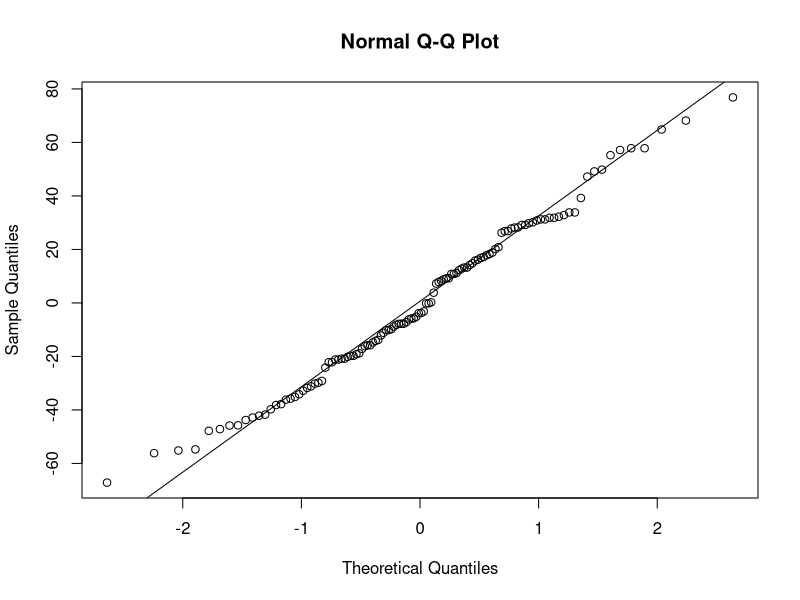
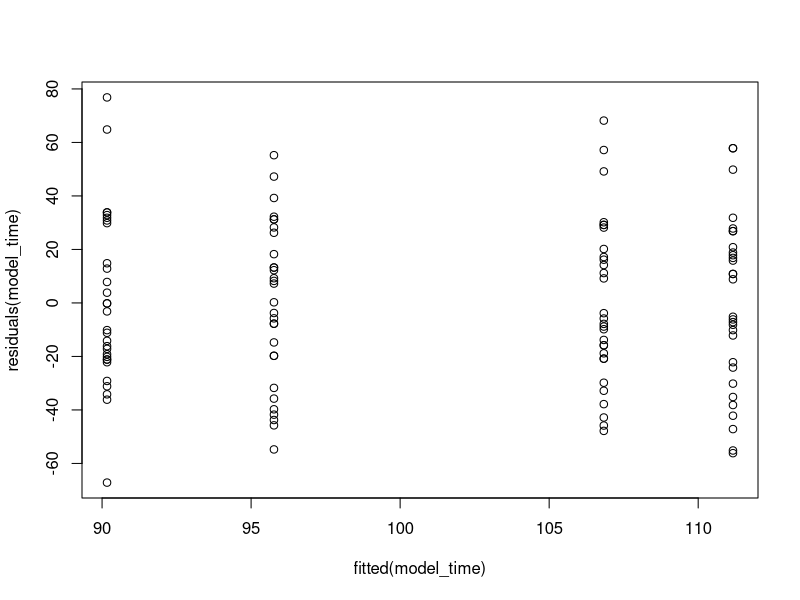
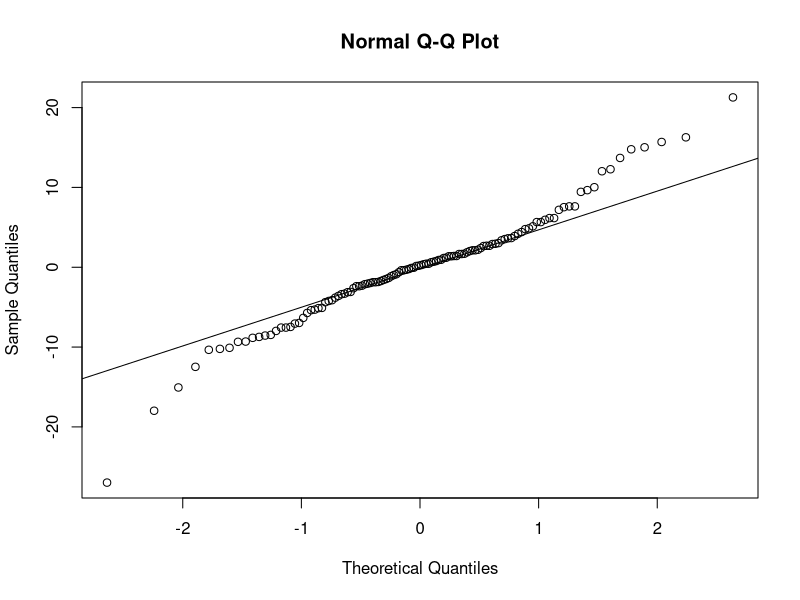
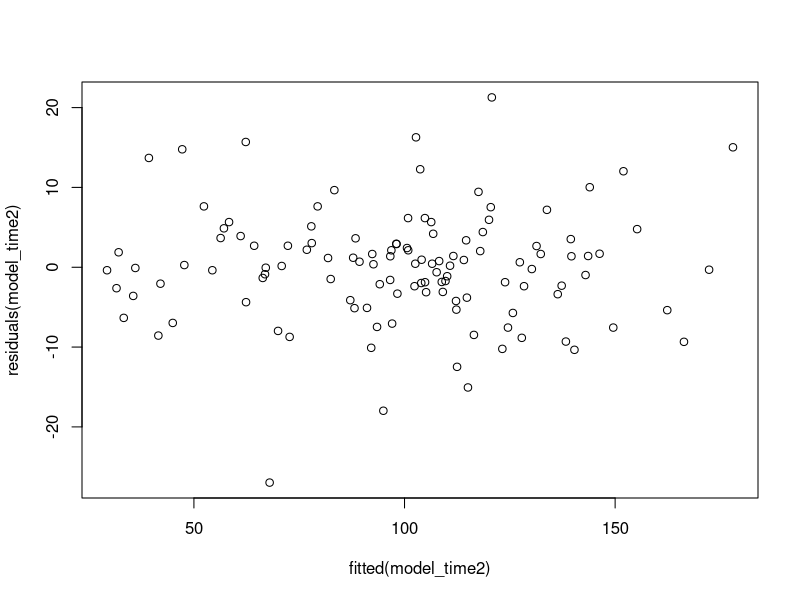
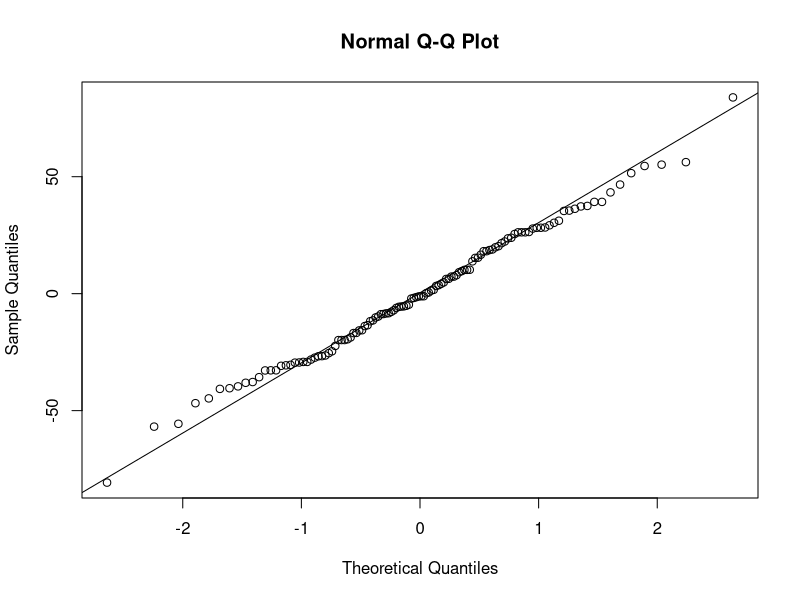
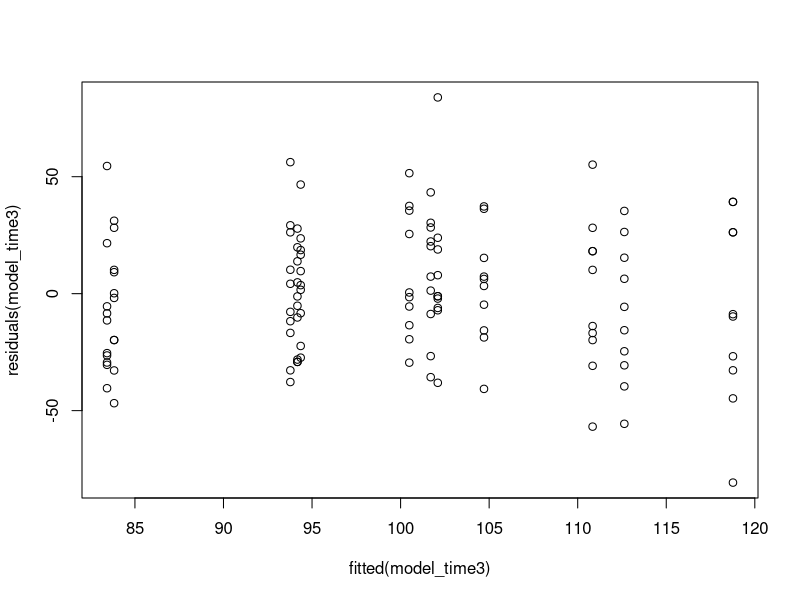
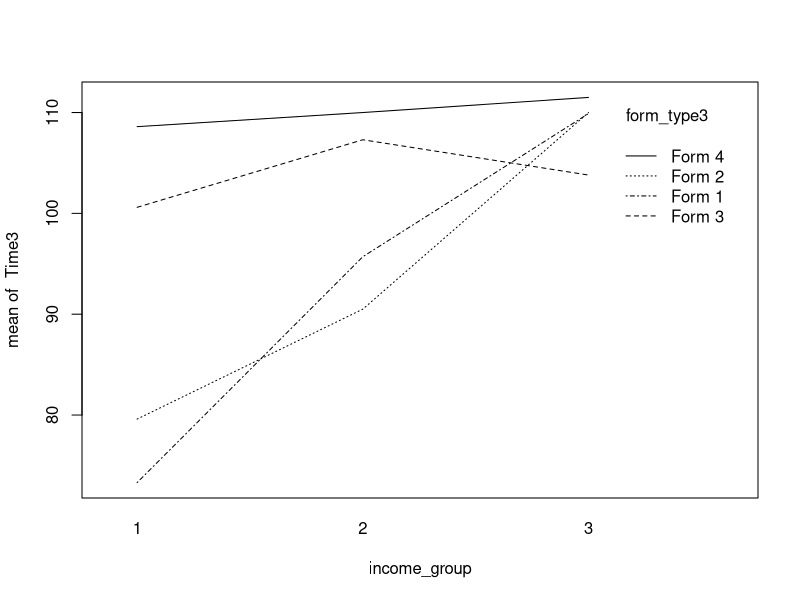
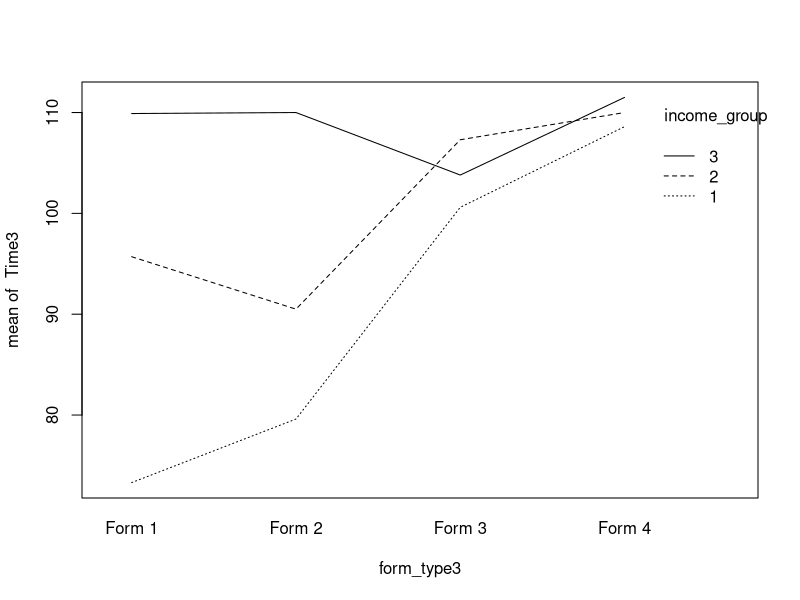

Reproduce these figures in R, in order.
#' ---
#' title: "HW4_FOA_Ching-Wen Huang"
#' output: html_document
#' date: "2022-09-10"
#' ---
#' 
## ----setup, include=FALSE--------------------------------------------------------------------------------------------------------------------------------
knitr::opts_chunk$set(echo = TRUE)
library(readr)
library(tidyr)
library(tidyverse)
library(ggpubr)
library(rstatix)

#' 
#' ### Question 1
#' 
#' #### Question1(a)
#' 
#' According to the plot, the normality condition is satisfied. Also the p-value from Shapiro-Wilk test is high, so we fails to reject the null hypothesis. The data are coming from normal population.
#' 
## --------------------------------------------------------------------------------------------------------------------------------------------------------
#Read in the file
time <- read_csv("IRS 1.csv")

# Test the normality: residuals and fitted value
time_stacked <- stack(time)
names(time_stacked) <- c("Time", "Form")

Time <- time_stacked$Time
Form <- time_stacked$Form

model_time <- lm(Time ~ Form)
resids_time <- residuals(model_time)
preds_time <- predict(model_time)

# Test the normality formally: Shapiro-Wilk Test
shapiro.test(resids_time)

# Test the normality informally: Draw QQ plot
qqnorm(resids_time)
qqline(resids_time)

#' 
#' #### Question1(b)
#' 
#' According to the plot, and the high p-value from Bartlett test, we fail to reject null hypothesis. The variances are equal.
#' 
## --------------------------------------------------------------------------------------------------------------------------------------------------------
# Equal variance check
bartlett.test(Time ~ Form)

# Residuals versus Fits plot
plot(fitted(model_time), residuals(model_time))

#' 
#' #### Question1(c)
#' 
#' The test statistic is 2.936 and the p-value is 0.0363. There is enough evidence to infer that there are differences among the forms.
#' 
## --------------------------------------------------------------------------------------------------------------------------------------------------------
# One way ANOVA
ANOVA_time <- aov(Time ~ Form)
summary(ANOVA_time)

#' 
#' #### Question1(d)
#' 
#' According to the p-value from Tukey's test, there are differences between form4-form1.
#' 
## --------------------------------------------------------------------------------------------------------------------------------------------------------
#Tukey's test
TukeyHSD(ANOVA_time)

#' 
#' ### Question 2
#' 
#' ####Question2(a)
#' 
#' According to the plot, the normality condition is not satisfied. Also the p-value from Shapiro-Wilk test is low, so we reject the null hypothesis. The data are not coming from normal population.
#' 
## --------------------------------------------------------------------------------------------------------------------------------------------------------
# Read in the file
time2 <- read_csv("IRS 2.csv")

time2_stacked <- gather(time2, key="Form Type", value="Time", 2:5)

# Test the normality: residuals and fitted value
Time2 <- time2_stacked$Time
form_type <- factor(time2_stacked$`Form Type`)
taxpayer <- factor(time2_stacked$`Taxpayer`)

# Calculate the residuals and the fitted values
model_time2 <- lm(Time2 ~ form_type + taxpayer)
resids_time2 <- residuals(model_time2)

# Test the normality formally: Shapiro Wilk Test
shapiro.test(resids_time2)

# Test the normality informally: QQ plot
qqnorm(resids_time2)
qqline(resids_time2)

#' 
#' #### Question2(b)
#' 
#' According to the plot, and the high p-value from Levene's test, we fail to reject null hypothesis. The variances are equal.
#' 
## --------------------------------------------------------------------------------------------------------------------------------------------------------
# Run Levene's test(not normal) for equal variances
car::leveneTest(Time2 ~ taxpayer)
car::leveneTest(Time2 ~ form_type)

# Residuals versus Fits plot
plot(fitted(model_time2), residuals(model_time2))

#' 
#' #### Question2(c)(d)
#' 
#' The test statistic is 21.16 and the p-value is really small. There is enough evidence to infer that there are differences among the forms. And the blocking is effective as p-value for form_type and taxpayer both drop significantly.
#' 
## --------------------------------------------------------------------------------------------------------------------------------------------------------
# One way ANOVA
ANOVA_time2 <- aov(Time2 ~ form_type + taxpayer)
summary(ANOVA_time2)

#' 
#' #### Question2(e)(f)
#' 
#' According to the test result, except form2-form1, the p-values for all groups are high, so the difference lies in form3-form1, form4-form1, form3-form2, form4-form2, form4-form3. Since we do blocking in Question2, we can make a more accurate inference to the data, and therefore detect delicate differences that lie in different group.
#' 
## --------------------------------------------------------------------------------------------------------------------------------------------------------
# Tukey's test
TukeyHSD(ANOVA_time2, which = 'form_type', ordered = TRUE)

#' 
#' #### Question2(g)
#' 
#' In Question1, the residual standard error is 31.00054. In Question2, the residual standard error is 8.139346. Since the experiment adopted a RBD design, SSE is partitioned by SSB and SSE. SSB, which is explainable, account for partial SSE. Therefore, SSE is lower in Question 2.
#' 
#' ### Question 3
#' 
#' #### Question3(a)(b)(c)
#' 
#' There are two factors, form type and income level respectively. For form type, there are 4 levels(Form 1, 2, 3, 4). For income level, there are 3 levels(1 = Low Income, 2 = Next Income Bracket, 3 = Highest Bracket). And there are 12 treatments.(3x4)
#' 
## --------------------------------------------------------------------------------------------------------------------------------------------------------
# Read in the file
time3 <- read_csv("IRS 3.csv")

#' 
#' #### Question3(d)
#' 
#' First, the p-value for income group:form type is 0.403>any reasonable significance level. So, we can conclude that income group and form type do not interact to affect the time to finish the form. However, in interaction plot, we can still observe some interaction(lines are crossing each other) that contradicts ANOVA result. Noted that it may cause by chance, and the interaction does not necessarily exists.
#' 
## --------------------------------------------------------------------------------------------------------------------------------------------------------
# Stack the data
time3_stacked <- gather(time3, key="Form Type", value="Time", 2:5)

# Test the normality: residuals and fitted value
Time3 <- time3_stacked$Time
form_type3 <- factor(time3_stacked$`Form Type`)
income_group <- factor(time3_stacked$Group)

# Calculate the residuals and the fitted values
model_time3 <- lm(Time3 ~ form_type3 + income_group)
resids_time3 <- residuals(model_time3)

# Test the normality formally: Shapiro Wilk Test
shapiro.test(resids_time3)

# Test the normality informally: QQ plot
qqnorm(resids_time3)
qqline(resids_time3)

# Run Levene's test for equal variances
car::leveneTest(Time3 ~ income_group)
car::leveneTest(Time3 ~ form_type3)

# Constant Variance Test: Residuals versus Fits
plot(fitted(model_time3), residuals(model_time3))

# Run two way ANOVA
ANOVA_time3 <- aov(Time3 ~ income_group + form_type3 + income_group*form_type3)
summary(ANOVA_time3)

# Draw Interaction plot
interaction.plot(income_group, form_type3, Time3) 
interaction.plot(form_type3, income_group, Time3) 

#' 
#' #### Question3(e)
#' 
#' The p-value for form type is 0.0586>0.05 significance level. So, we can conclude that form type has no effect on the time to finish the form. There are no difference exist among the 4 forms at 5% significance level.
#' 
#' #### Question3(f)
#' 
#' The p-value for income group is 0.019<0.05 significance level. So, we can conclude that income group has an effect on the time to finish the form. Taxpayers in different brackets require different amounts of time to complete their tax forms.
#' 
#' ### Question 4
#' 
#' #### Question4(a)(b)(c)
#' 
#' There are two factors, detergent brand and water temperature respectively. For detergent brand, there are 5 levels(detergent 1, 2, 3, 4, 5). For water temperature, there are 3 levels(cold, warm, hot). And there are 15 treatments.(3x5)
#' 
## --------------------------------------------------------------------------------------------------------------------------------------------------------
detergent <- read_csv("Detergents.csv")

#' 
#' #### Question4(d)
#' 
#' The p-value for water_temp:detergent_brand is 2.881e-06<any reasonable significance level. So, we can conclude that water temperature and detergent brand do interact to affect the clean score. For all detergent brands except detergent 2, higher water temperature led to better clean score. However, for detergent 2, as it performed well in hot water, its clean score in cold water was actually higher than in warm water. Also, we can also observe a significant drop of clean score for detergent 4 in cold water compared to its score in hot and warm water.
#' 
## --------------------------------------------------------------------------------------------------------------------------------------------------------
# Stack the data
clean_stacked <- gather(detergent, key="Detergent Brand", value="Clean Score", 2:6)
clean_stacked$`Detergent Brand` <- replace(clean_stacked$`Detergent Brand`, clean_stacked$`Detergent Brand`=="Detergent1", "1")
clean_stacked$`Detergent Brand` <- replace(clean_stacked$`Detergent Brand`, clean_stacked$`Detergent Brand`=="Detergent2", "2")
clean_stacked$`Detergent Brand` <- replace(clean_stacked$`Detergent Brand`, clean_stacked$`Detergent Brand`=="Detergent3", "3")
clean_stacked$`Detergent Brand` <- replace(clean_stacked$`Detergent Brand`, clean_stacked$`Detergent Brand`=="Detergent4", "4")
clean_stacked$`Detergent Brand` <- replace(clean_stacked$`Detergent Brand`, clean_stacked$`Detergent Brand`=="Detergent5", "5")

# Test the normality: residuals and fitted value
Clean_score <- clean_stacked$`Clean Score`
Water_Temp <- factor(clean_stacked$Temperature)
Detergent_brand <- factor(clean_stacked$`Detergent Brand`)

# Calculate the residuals and the fitted values
model_clean <- lm(Clean_score ~ Water_Temp + Detergent_brand)
resids_clean <- residuals(model_clean)

# Test the normality formally: Shapiro Wilk Test
shapiro.test(resids_clean)

# Test the normality informally: QQ plot
qqnorm(resids_clean)
qqline(resids_clean)

# Run Bartlett's test for equal variances
bartlett.test(Clean_score ~ Water_Temp)
bartlett.test(Clean_score ~ Detergent_brand)

# Constant Variance Test: Residuals versus Fits
plot(fitted(model_clean), residuals(model_clean))

# Run Welch's ANOVA
oneway.test(Clean_score ~ Water_Temp, var.equal = FALSE)
oneway.test(Clean_score ~ Detergent_brand, var.equal = FALSE)
oneway.test(Clean_score ~ Water_Temp*Detergent_brand, var.equal = FALSE)

# Draw Interaction plot
interaction.plot(Water_Temp, Detergent_brand, Clean_score) 
interaction.plot(Detergent_brand, Water_Temp, Clean_score) 

#' 
#' #### Question4(e)
#' 
#' No, there's no reason to conduct the tests of the main effect, since we've already had enough evidence to infer that there is an interaction.
#' 
#' #### Question4(f)
#' 
#' No reason to conduct the tests of the main effect. No answer.
